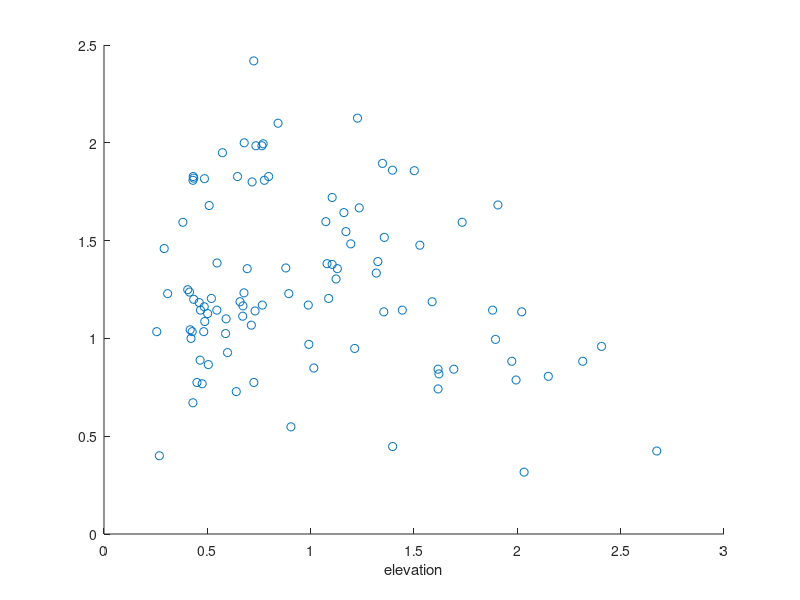
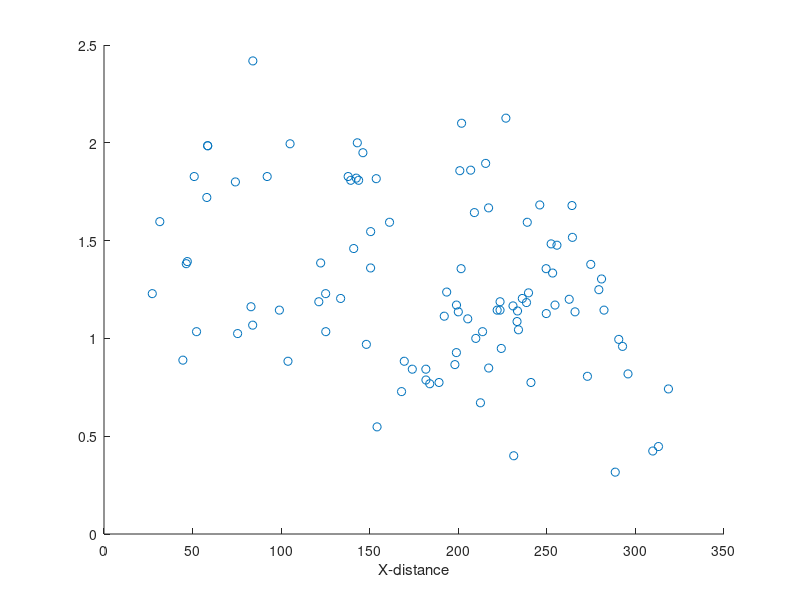
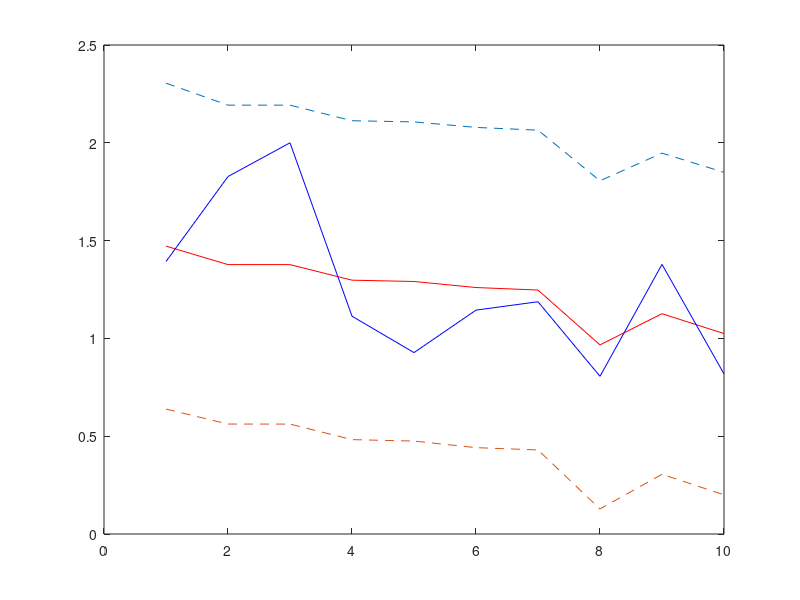

The MATLAB script that drew these images, in order: (Note: this script raises an error after producing the figures.)
%% Project 1 Ordinary Least Squares
%Run this section by section 
%Also run this before Kriging script
load swissRainfall.mat
%% Plot the covariates for the different parameters
scatter(swissRain(:,2), sqrt(swissRain(:,1)));
xlabel('elevation')
figure
scatter(swissRain(:,3), sqrt(swissRain(:,1)))
xlabel('X-distance')
figure
scatter(swissRain(:,4), sqrt(swissRain(:,1)))
xlabel('Y-distance')

%%
Y_valid = swissRain(swissRain(:,5) == 1, :);
Y = swissRain(swissRain(:,5) == 0, :);
Y(:,1) = sqrt(Y(:,1));
Y_valid(:,1) = sqrt(Y_valid(:,1));
X = [ones(size(Y,1),1) Y(:,3) Y(:,2).^2];
beta = X\Y(:,1);
%Ordinary Least Square:
Beta_hat = ((X'*X)\X')*Y(:,1);
e_res = Y(:,1) - X*Beta_hat;

%Compute covariance of e_res:
n = size(Y,1);
p = size(X,2);
sigmae_2 = (e_res'*e_res)/(n-p);
V_beta = sigmae_2*((X'*X)\eye(size(X,2))); %Variance of beta
V_mu = sum((X*V_beta).*X,2); %Confidence
V_y = sigmae_2 + V_mu; %Prediction
%% Validation test
X_test =[ones(size(Y_valid,1),1)  Y_valid(:,3) Y_valid(:,2).^2];
Y_test = X_test*Beta_hat;
plot(Y_test,'r')
hold on
plot(Y_valid(:,1),'b')
V_mu = sum((X_test*V_beta).*X_test,2);
%plot the prediction intervall for the validations
Y_upper = Y_test + 1.96*sqrt(V_mu + sigmae_2);
Y_lower = Y_test - 1.96*sqrt(V_mu + sigmae_2);
plot(Y_upper,'--')
plot(Y_lower,'--')
%% Actual prediction
hold on
% extract covariates and reshape to images to columns
swissGrid = [swissElevation(:) swissX(:) swissY(:)];
%remove points outside of Switzerland
swissGrid = swissGrid( ~isnan(swissGrid(:,1)),:);
Xgrid = [ones(size(swissGrid,1),1) swissGrid(:,2) swissGrid(:,1).^2];
V_mu0 = sum((Xgrid*V_beta).*Xgrid,2); %Confidence
mu = nan(size(swissElevation));
%and place the predictions at the correct locations
mu( ~isnan(swissElevation) ) = Xgrid*Beta_hat;
imagesc([0 max(swissX(:))], [0 max(swissY(:))], mu,'alphadata', ~isnan(mu))
plot(swissBorder(:,1), swissBorder(:,2),'k')
scatter(Y(:,3), Y(:,4), 20, Y(:,1), 'filled','markeredgecolor','r')
axis xy tight; hold off; colorbar
title('sqrt of rainfall and predictions')
%% Plot the STD
hold on
STD = nan(size(swissElevation));
STD( ~isnan(swissElevation) ) = sqrt(V_mu0 + sigmae_2);
imagesc([0 max(swissX(:))], [0 max(swissY(:))], STD,'alphadata', ~isnan(STD))
scatter(Y(:,3), Y(:,4), 'r')
axis xy tight; hold off; colorbar
caxis([0 0.65])
title('Standard deviation of the estimated rainfall using OLS')
